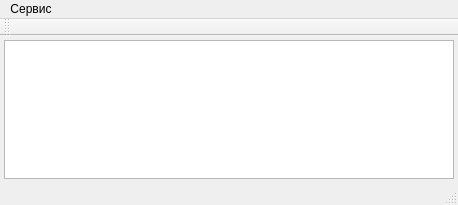
<?xml version="1.0" encoding="UTF-8"?>
<ui version="4.0">
 <class>MainWindow</class>
 <widget class="QMainWindow" name="MainWindow">
  <property name="geometry">
   <rect>
    <x>0</x>
    <y>0</y>
    <width>458</width>
    <height>205</height>
   </rect>
  </property>
  <property name="windowTitle">
   <string>ДЦ ЮГ. Сервер удаленных подключений</string>
  </property>
  <widget class="QWidget" name="centralWidget">
   <layout class="QHBoxLayout" name="horizontalLayout">
    <property name="leftMargin">
     <number>4</number>
    </property>
    <property name="topMargin">
     <number>4</number>
    </property>
    <property name="rightMargin">
     <number>4</number>
    </property>
    <property name="bottomMargin">
     <number>4</number>
    </property>
    <item>
     <widget class="QTableWidget" name="tableWidget">
      <property name="autoScrollMargin">
       <number>16</number>
      </property>
     </widget>
    </item>
   </layout>
  </widget>
  <widget class="QMenuBar" name="menuBar">
   <property name="geometry">
    <rect>
     <x>0</x>
     <y>0</y>
     <width>458</width>
     <height>21</height>
    </rect>
   </property>
   <widget class="QMenu" name="menu">
    <property name="title">
     <string>Сервис</string>
    </property>
    <addaction name="actionIni"/>
    <addaction name="actionLog"/>
    <addaction name="separator"/>
    <addaction name="actionAbout"/>
    <addaction name="actionQT_about"/>
   </widget>
   <addaction name="menu"/>
  </widget>
  <widget class="QToolBar" name="mainToolBar">
   <attribute name="toolBarArea">
    <enum>TopToolBarArea</enum>
   </attribute>
   <attribute name="toolBarBreak">
    <bool>false</bool>
   </attribute>
  </widget>
  <widget class="QStatusBar" name="statusBar"/>
  <action name="actionIni">
   <property name="text">
    <string>Настройки</string>
   </property>
  </action>
  <action name="actionLog">
   <property name="text">
    <string>Протокол</string>
   </property>
  </action>
  <action name="actionAbout">
   <property name="text">
    <string>О  программе</string>
   </property>
  </action>
  <action name="actionQT_about">
   <property name="text">
    <string>QT about</string>
   </property>
  </action>
 </widget>
 <layoutdefault spacing="6" margin="11"/>
 <resources/>
 <connections/>
</ui>
